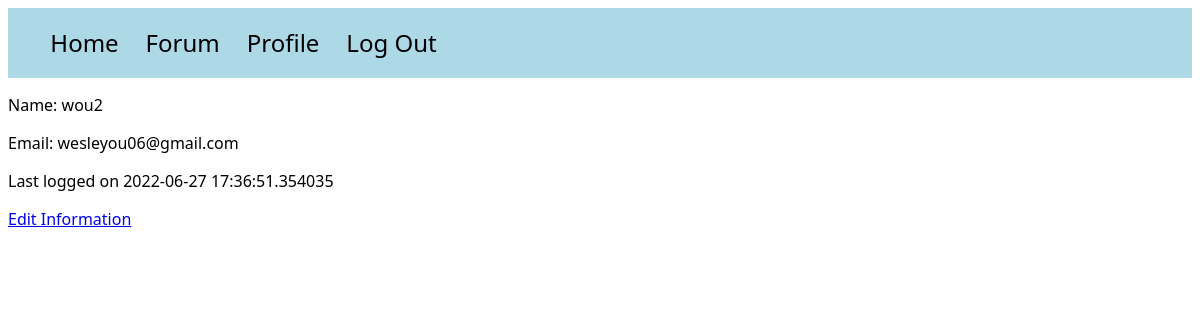
/profile (signed in), run on an earlier commit of the app's database.
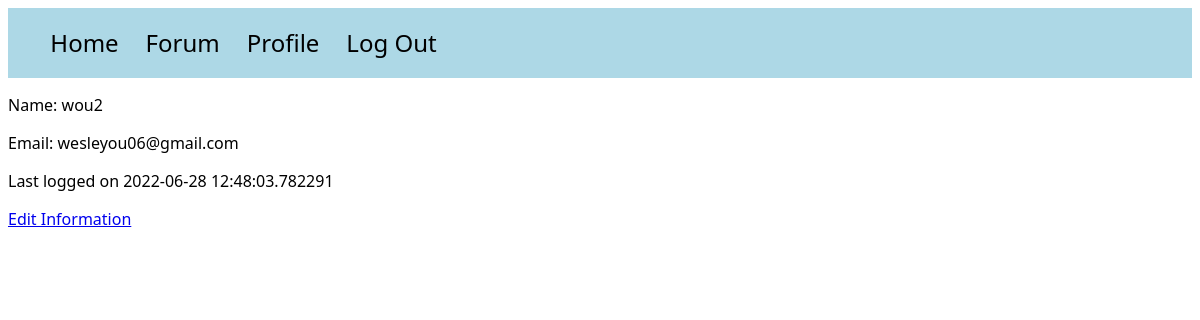
And on a later commit of the database.
### models.py (models this page shows)
class User(UserMixin, db.Model):
    id = db.Column(db.Integer, primary_key=True)
    email = db.Column(db.String(100), unique=True)
    password = db.Column(db.String(100))
    name = db.Column(db.String(1000))
    last_seen = db.Column(db.String(100))
    posts = db.relationship('Post', backref='poster')

### main.py (the view)
@main.route('/profile')
@login_required
def profile():
    return render_template("profile.html", name=current_user.name, email=current_user.email, time=current_user.last_seen)

### app.py (called while the page is built)
@login_manager.user_loader
def load_user(user_id):
    try:
        return User.query.get(int(user_id))
    except:
        return None

### templates/profile.html (shortened to what this page needs)
<!DOCTYPE html>
<html lang="en">
<head>
</head>
<link rel="stylesheet" href="/static/style.css">
<body>
<div id="navbar">
    <ul>
        <a href="{{ url_for('home') }}"><li>Home</li></a>
        <a href="{{ url_for('posts') }}"><li>Forum</li></a>
        {% if current_user.is_authenticated %}
        <a href="{{ url_for('main.profile') }}"><li>Profile</li></a>
        {% endif %}
        {% if current_user.is_authenticated %}
        <a href="{{ url_for('auth.logout') }}"><li>Log Out</li></a>
        {% endif %}
    </ul>
</div>
<div id="personal-info-container">
    <p>Name: {{ name }}</p>
    <p>Email: {{ email }}</p>
    <p>Last logged on {{ time }}</p>
    <a href="{{ url_for('auth.edit_profile') }}">Edit Information</a>
</div>
</body>
</html>

What changed in the data, as far as the page shows it:
changed User "wou2": last_seen "2022-06-27 17:36:51.354035" → "2022-06-28 12:48:03.782291"
